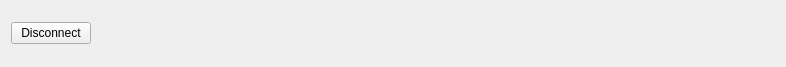
<?xml version="1.0" encoding="UTF-8"?>
<ui version="4.0">
 <class>MainMenu</class>
 <widget class="QWidget" name="MainMenu">
  <property name="geometry">
   <rect>
    <x>0</x>
    <y>0</y>
    <width>786</width>
    <height>67</height>
   </rect>
  </property>
  <property name="windowTitle">
   <string>Form</string>
  </property>
  <layout class="QHBoxLayout" name="horizontalLayout_2">
   <item>
    <layout class="QHBoxLayout" name="horizontalLayout">
     <item>
      <widget class="QPushButton" name="cmdConnect">
       <property name="text">
        <string>Disconnect</string>
       </property>
      </widget>
     </item>
     <item>
      <spacer name="horizontalSpacer">
       <property name="orientation">
        <enum>Qt::Horizontal</enum>
       </property>
       <property name="sizeHint" stdset="0">
        <size>
         <width>40</width>
         <height>20</height>
        </size>
       </property>
      </spacer>
     </item>
    </layout>
   </item>
  </layout>
  <action name="actionXXX">
   <property name="checkable">
    <bool>true</bool>
   </property>
   <property name="text">
    <string>XXX</string>
   </property>
   <property name="toolTip">
    <string>tttt</string>
   </property>
   <property name="shortcut">
    <string>Ctrl+T</string>
   </property>
  </action>
 </widget>
 <resources/>
 <connections/>
</ui>
